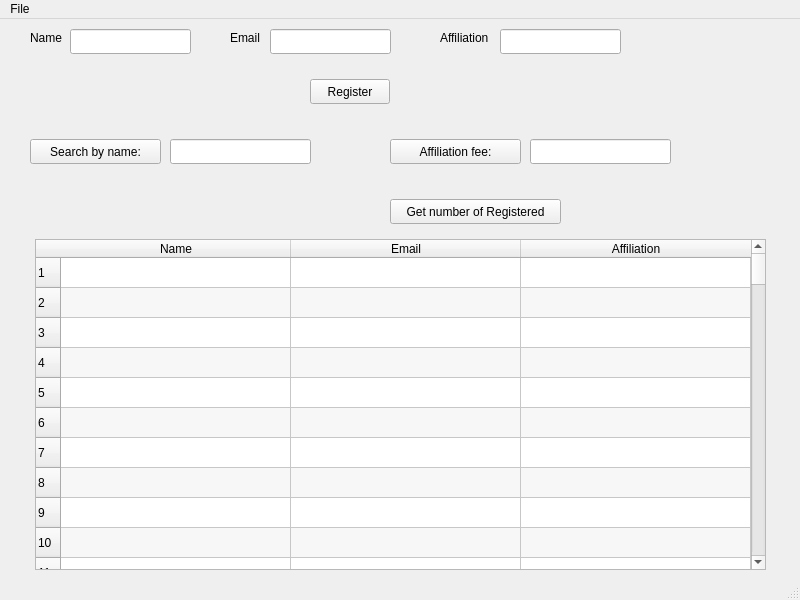
<?xml version="1.0" encoding="UTF-8"?>
<ui version="4.0">
 <class>MainWindow</class>
 <widget class="QMainWindow" name="MainWindow">
  <property name="geometry">
   <rect>
    <x>0</x>
    <y>0</y>
    <width>800</width>
    <height>600</height>
   </rect>
  </property>
  <property name="windowTitle">
   <string>MainWindow</string>
  </property>
  <widget class="QWidget" name="centralwidget">
   <widget class="QLabel" name="label">
    <property name="geometry">
     <rect>
      <x>30</x>
      <y>10</y>
      <width>81</width>
      <height>17</height>
     </rect>
    </property>
    <property name="text">
     <string>Name</string>
    </property>
   </widget>
   <widget class="QLineEdit" name="lineEdit_name">
    <property name="geometry">
     <rect>
      <x>70</x>
      <y>10</y>
      <width>121</width>
      <height>25</height>
     </rect>
    </property>
   </widget>
   <widget class="QLabel" name="label_2">
    <property name="geometry">
     <rect>
      <x>230</x>
      <y>10</y>
      <width>81</width>
      <height>17</height>
     </rect>
    </property>
    <property name="text">
     <string>Email</string>
    </property>
   </widget>
   <widget class="QLineEdit" name="lineEdit_2_email">
    <property name="geometry">
     <rect>
      <x>270</x>
      <y>10</y>
      <width>121</width>
      <height>25</height>
     </rect>
    </property>
   </widget>
   <widget class="QLabel" name="label_3">
    <property name="geometry">
     <rect>
      <x>440</x>
      <y>10</y>
      <width>81</width>
      <height>17</height>
     </rect>
    </property>
    <property name="text">
     <string>Affiliation</string>
    </property>
   </widget>
   <widget class="QLineEdit" name="lineEdit_3_affil">
    <property name="geometry">
     <rect>
      <x>500</x>
      <y>10</y>
      <width>121</width>
      <height>25</height>
     </rect>
    </property>
   </widget>
   <widget class="QPushButton" name="pushButton">
    <property name="geometry">
     <rect>
      <x>310</x>
      <y>60</y>
      <width>80</width>
      <height>25</height>
     </rect>
    </property>
    <property name="text">
     <string>Register</string>
    </property>
   </widget>
   <widget class="QPushButton" name="pushButton_2">
    <property name="geometry">
     <rect>
      <x>30</x>
      <y>120</y>
      <width>131</width>
      <height>25</height>
     </rect>
    </property>
    <property name="text">
     <string>Search by name:</string>
    </property>
   </widget>
   <widget class="QLineEdit" name="lineEdit_searchByName">
    <property name="geometry">
     <rect>
      <x>170</x>
      <y>120</y>
      <width>141</width>
      <height>25</height>
     </rect>
    </property>
   </widget>
   <widget class="QLabel" name="label_searchOutput">
    <property name="geometry">
     <rect>
      <x>30</x>
      <y>150</y>
      <width>281</width>
      <height>71</height>
     </rect>
    </property>
    <property name="text">
     <string/>
    </property>
   </widget>
   <widget class="QPushButton" name="pushButton_3">
    <property name="geometry">
     <rect>
      <x>390</x>
      <y>120</y>
      <width>131</width>
      <height>25</height>
     </rect>
    </property>
    <property name="text">
     <string>Affiliation fee:</string>
    </property>
   </widget>
   <widget class="QLineEdit" name="lineEdit_searchByAffiliation">
    <property name="geometry">
     <rect>
      <x>530</x>
      <y>120</y>
      <width>141</width>
      <height>25</height>
     </rect>
    </property>
   </widget>
   <widget class="QLabel" name="label_searchOutput_2">
    <property name="geometry">
     <rect>
      <x>390</x>
      <y>150</y>
      <width>281</width>
      <height>21</height>
     </rect>
    </property>
    <property name="text">
     <string/>
    </property>
   </widget>
   <widget class="QPushButton" name="pushButton_4">
    <property name="geometry">
     <rect>
      <x>390</x>
      <y>180</y>
      <width>171</width>
      <height>25</height>
     </rect>
    </property>
    <property name="text">
     <string>Get number of Registered</string>
    </property>
   </widget>
   <widget class="QLabel" name="label_searchOutput_3">
    <property name="geometry">
     <rect>
      <x>570</x>
      <y>180</y>
      <width>201</width>
      <height>21</height>
     </rect>
    </property>
    <property name="text">
     <string/>
    </property>
   </widget>
   <widget class="QTableWidget" name="tableWidget">
    <property name="geometry">
     <rect>
      <x>35</x>
      <y>220</y>
      <width>731</width>
      <height>331</height>
     </rect>
    </property>
    <property name="alternatingRowColors">
     <bool>true</bool>
    </property>
    <property name="rowCount">
     <number>100</number>
    </property>
    <attribute name="horizontalHeaderDefaultSectionSize">
     <number>230</number>
    </attribute>
    <row/>
    <row/>
    <row/>
    <row/>
    <row/>
    <row/>
    <row/>
    <row/>
    <row/>
    <row/>
    <row/>
    <row/>
    <row/>
    <row/>
    <row/>
    <row/>
    <row/>
    <row/>
    <row/>
    <row/>
    <row/>
    <row/>
    <row/>
    <row/>
    <row/>
    <row/>
    <row/>
    <row/>
    <row/>
    <row/>
    <row/>
    <row/>
    <row/>
    <row/>
    <row/>
    <row/>
    <row/>
    <row/>
    <row/>
    <row/>
    <row/>
    <row/>
    <row/>
    <row/>
    <row/>
    <row/>
    <row/>
    <row/>
    <row/>
    <row/>
    <row/>
    <row/>
    <row/>
    <row/>
    <row/>
    <row/>
    <row/>
    <row/>
    <row/>
    <row/>
    <row/>
    <row/>
    <row/>
    <row/>
    <row/>
    <row/>
    <row/>
    <row/>
    <row/>
    <row/>
    <row/>
    <row/>
    <row/>
    <row/>
    <row/>
    <row/>
    <row/>
    <row/>
    <row/>
    <row/>
    <row/>
    <row/>
    <row/>
    <row/>
    <row/>
    <row/>
    <row/>
    <row/>
    <row/>
    <row/>
    <row/>
    <row/>
    <row/>
    <row/>
    <row/>
    <row/>
    <row/>
    <row/>
    <row/>
    <row/>
    <column>
     <property name="text">
      <string>Name</string>
     </property>
    </column>
    <column>
     <property name="text">
      <string>Email</string>
     </property>
    </column>
    <column>
     <property name="text">
      <string>Affiliation</string>
     </property>
    </column>
   </widget>
  </widget>
  <widget class="QMenuBar" name="menubar">
   <property name="geometry">
    <rect>
     <x>0</x>
     <y>0</y>
     <width>800</width>
     <height>22</height>
    </rect>
   </property>
   <widget class="QMenu" name="menuFile">
    <property name="title">
     <string>File</string>
    </property>
    <addaction name="actionSave"/>
    <addaction name="actionOpen"/>
   </widget>
   <addaction name="menuFile"/>
  </widget>
  <widget class="QStatusBar" name="statusbar"/>
  <action name="actionSave">
   <property name="text">
    <string>Save</string>
   </property>
  </action>
  <action name="actionOpen">
   <property name="text">
    <string>Open</string>
   </property>
  </action>
 </widget>
 <resources/>
 <connections/>
</ui>
